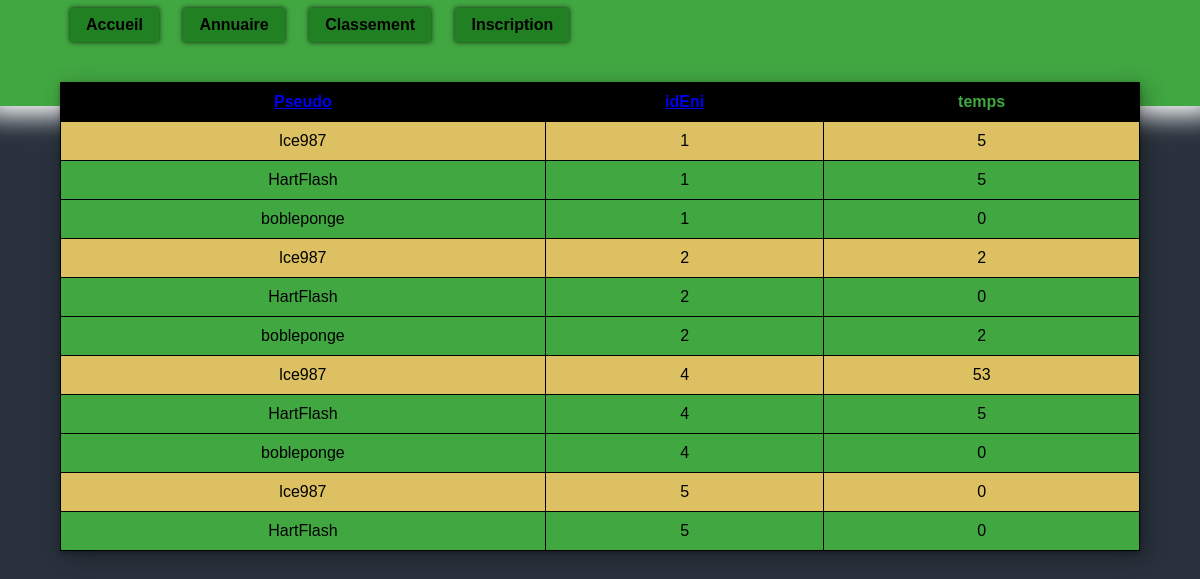
Page /classement/index.php on the committed database.
### tables this page shows
CREATE TABLE `ResEni` (
  `id` int(11) NOT NULL,
  `idEni` int(11) NOT NULL,
  `temps` int(11) NOT NULL COMMENT 'en secondes',
  `note` enum('0','1','2','3','4','5','6','7','8','9','10') DEFAULT NULL COMMENT 'entre 0 et 10 compris'
);

CREATE TABLE `zng_user` (
  `id` int(11) NOT NULL,
  `pseudo` varchar(25) NOT NULL,
  `pass` varchar(100) NOT NULL,
  `genre` enum('M','Mme') NOT NULL,
  `nom` varchar(35) NOT NULL,
  `prenom` varchar(25) NOT NULL,
  `email` varchar(50) NOT NULL,
  `date_insc` datetime NOT NULL DEFAULT CURRENT_TIMESTAMP,
  `date_naiss` date NOT NULL DEFAULT '1000-00-01',
  `ip` varchar(15) NOT NULL COMMENT 'Table ip ban'
);

### classement/index.php (the view, shortened to what this page needs)
<!DOCTYPE html>
<html>
<head>
    <link rel="stylesheet" href="/assets/css/master.css">
    </head>
    <body>
<?php include $_SERVER['DOCUMENT_ROOT'].'/assets/php/gen_nav.php';
?>
    <div id="card" class="zng-center zng-margin-top">
    <table id="tableuser" class="zng-table zng-solo">
<?php
    include $_SERVER['DOCUMENT_ROOT'].'/assets/php/pdo/pdo_init.php';
$sqlsel="select zng_user.id,pseudo,idEni,temps from zng_user,ResEni WHERE ResEni.id = zng_user.id ";
$sel = $pdo->prepare($sqlsel, array(PDO::ATTR_CURSOR => PDO::CURSOR_FWDONLY));
$sel->execute();
$res = $sel->fetchAll();
echo '<thead><tr><th><a href="index.php?o=Pseudo" >Pseudo</a></th><th><a href="index.php?o=idEni">idEni</a></th><th>temps</th></tr></thead>';
foreach ($res as $row) {
    echo "<tr";
    if ($row[0]==12) {
        echo " class=\"tr-vip\"";
    }
    echo "><td>".$row[1]."</td><td>".$row[2]."</td><td>".$row[3]."</td></tr>";
}
?>
</table>
</div>
</body>
</html>

### assets/php/gen_nav.php (shortened to what this page needs)
<?php
echo "
<nav class=\"zng-padding zng-nav\">
<a href=\"/\" class=\"zng-bar-item zng-btn\">Accueil</a>
<a href=\"/profile/annuaire.php\" class=\"zng-bar-item zng-btn\">Annuaire</a>
<a href=\"/classement\" class=\"zng-bar-item zng-btn\">Classement</a>
<a href=\"/connexion\" class=\"zng-bar-item zng-btn\">Inscription</a>
";
echo "</nav>";
?>

### assets/css/master.css (style rules this page uses)
body { margin:0; font-family:'Verdana', Arial, sans-serif; }
nav { min-height: 40%; background-color: #41a741; margin: 0; }
article,aside,details,div,figcaption,figure,footer,header,main,menu,nav,section,summary { display:block; position:relative; }
.zng-table td,.zng-table,.zng-table th { border:1px solid black; border-collapse: collapse; padding: 10px; margin: 20px; }
.zng-padding { padding:8px 16px }
.zng-center { text-align:center; }
.zng-btn,.zng-button { border:none; display:inline-block; padding:8px 16px; vertical-align:middle; overflow:hidden; text-decoration:none; color:black; background-color:#41a741; text-align:center; cursor:pointer; white-space:nowrap; font-weight: bold; }
.zng-btn,.zng-button { -webkit-touch-callout:none; -webkit-user-select:none; -khtml-user-select:none; -moz-user-select:none; -ms-user-select:none; user-select:none }
.zng-solo { width: 90%; margin: 5% 5% 0 5%; }
.zng-margin-top>.zng-solo { margin-top: -2%; }
.zng-margin-top { margin-top:0% }
.zng-nav { padding-left: 60px; font-family:'Verdana', Arial, sans-serif; box-shadow: 0px -5px 24px 15px white; padding-bottom: 64px; }
.zng-bar-item { margin:0 10px; }
.zng-bar, .zng-bar-item { width:auto; background-color: #218021; box-shadow: 0px 0px 5px #000000cc; }
#tablesupp th,#tableuser th { background-color: black; color: #41a741 }
#tablesupp td,#tableuser td { background-color: #41a741; color: black }
#tablesupp,#tableuser { width:90%; text-align:center; box-shadow: 0 2px 5px 0 rgba(0,0,0,0.26),5px 5px 20px 0 rgba(0,0,0,0.32); }
#tableuser .tr-vip td { background-color: #dcc061; }
body { background-color: #28313C; height: 100% }

### rows in the picture
reseni: id.pseudo "lce987", idEni "1", temps "5"
reseni: id.pseudo "HartFlash", idEni "1", temps "5"
reseni: id.pseudo "bobleponge", idEni "1", temps "0"
reseni: id.pseudo "lce987", idEni "2", temps "2"
reseni: id.pseudo "HartFlash", idEni "2", temps "0"
reseni: id.pseudo "bobleponge", idEni "2", temps "2"
reseni: id.pseudo "lce987", idEni "4", temps "53"
reseni: id.pseudo "HartFlash", idEni "4", temps "5"
reseni: id.pseudo "bobleponge", idEni "4", temps "0"
reseni: id.pseudo "lce987", idEni "5", temps "0"
reseni: id.pseudo "HartFlash", idEni "5", temps "0"
